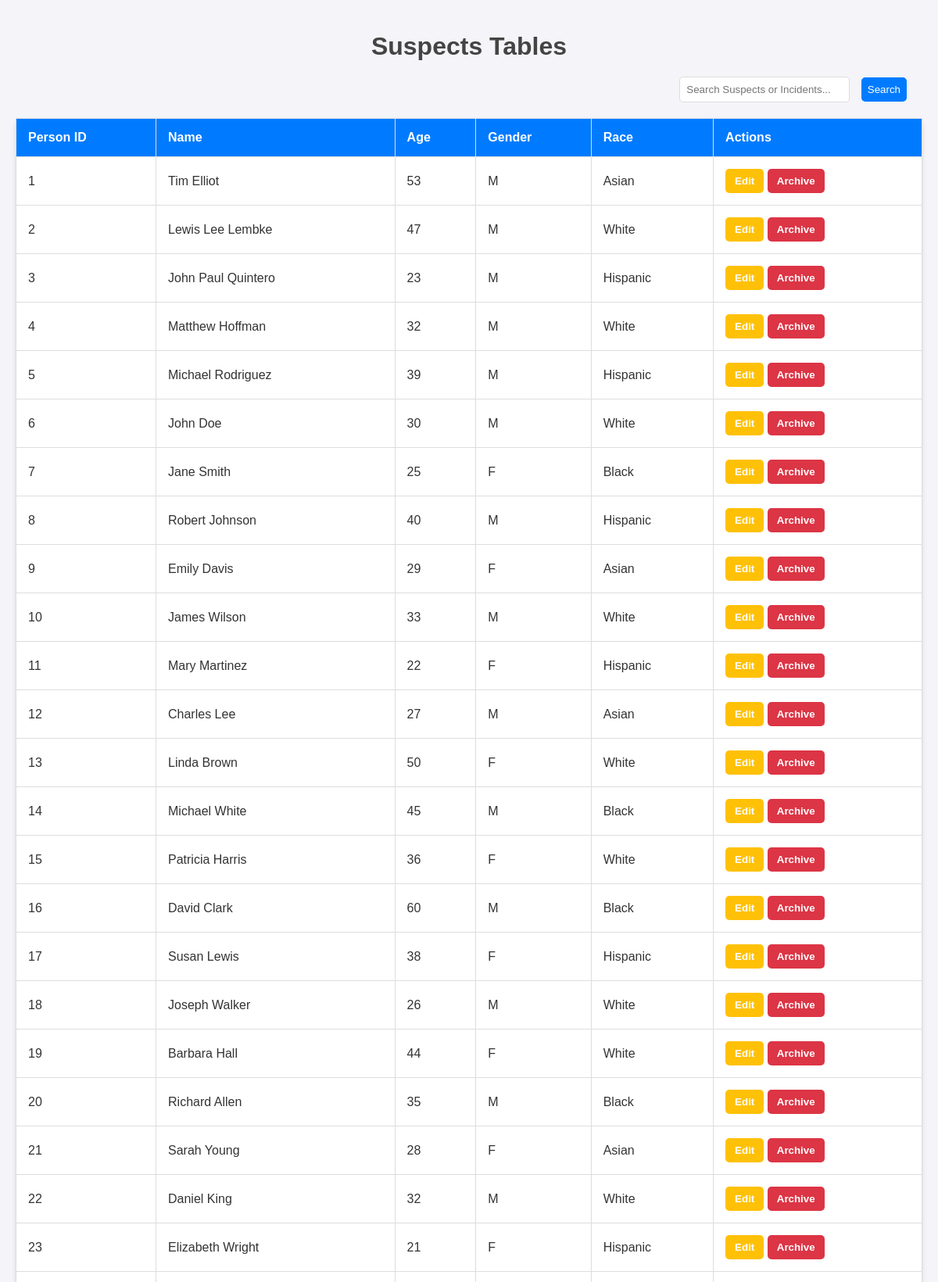
Screenshot of /suspects.php (upper part) with the database file from the repository.
### tables this page shows
CREATE TABLE `suspect` (
  `person_id` int(11) NOT NULL,
  `name` varchar(100) DEFAULT NULL,
  `age` int(11) DEFAULT NULL,
  `gender` varchar(1) DEFAULT NULL,
  `race` varchar(50) DEFAULT NULL
);

### suspects.php (the view, shortened to what this page needs)
<?php
$servername = "localhost";
$username = "root";
$password = "";
$dbname = "crimes_db";
$conn = new mysqli($servername, $username, $password, $dbname);
$sql = "SELECT person_id, name, age, gender, race FROM suspect";
$result = $conn->query($sql);
?>
<!DOCTYPE html>
<html lang="en">
<head>
    <link rel="stylesheet" href="style3.css">
</head>
<body>
    <div class="container">
        <h1>Suspects Tables</h1>
<div class="search-bar-container">
    <form method="get" action="">
        <input type="text" name="search" id="search" placeholder="Search Suspects or Incidents..." />
        <button type="submit"><i class="fas fa-search"></i> Search</button>
    </form>
</div>
        <?php if ($result->num_rows > 0): ?>
            <table class="dashboard-table">
                <thead>
                    <tr>
                        <th>Person ID</th>
                        <th>Name</th>
                        <th>Age</th>
                        <th>Gender</th>
                        <th>Race</th>
                        <th>Actions</th>
                    </tr>
                </thead>
                <tbody>
                    <?php while ($row = $result->fetch_assoc()): ?>
                        <tr>
                            <td><?= $row['person_id'] ?></td>
                            <td><?= htmlspecialchars($row['name']) ?></td>
                            <td><?= $row['age'] ?></td>
                            <td><?= $row['gender'] ?></td>
                            <td><?= $row['race'] ?></td>
                            <td>
                                <form action="actions.php" method="post" style="display:inline;">
                                    <button type="submit" class="action-btn edit-btn">Edit</button>
                                </form>
                                <form action="actions.php" method="post" style="display:inline;">
                                    <button type="submit" class="action-btn archive-btn">Archive</button>
                                </form>
                            </td>
                        </tr>
                    <?php endwhile; ?>
                </tbody>
            </table>
        <?php else: ?>
            <p>No data found.</p>
        <?php endif; ?>
    </div>
</body>
</html>

### style3.css (style rules this page uses)
.search-bar-container { display: flex; justify-content: flex-end; margin-right: 20px; margin-top: 10px; }
.search-bar-container input { padding: 8px; border-radius: 5px; border: 1px solid #ddd; width: 200px; margin-right: 10px; }
.search-bar-container button { padding: 8px; background-color: #007bff; color: white; border: none; cursor: pointer; border-radius: 5px; }

### suspects.php (style rules this page uses)
body { font-family: Arial, sans-serif; margin: 0; padding: 0; background-color: #f4f4f9; color: #333; }
.container { max-width: 1200px; margin: 0 auto; padding: 20px; }
h1 { text-align: center; margin-bottom: 20px; color: #444; }
.dashboard-table { width: 100%; border-collapse: collapse; margin: 20px 0; background-color: #fff; box-shadow: 0 4px 6px rgba(0, 0, 0, 0.1); border-radius: 8px; }
.dashboard-table thead { background-color: #007bff; color: #fff; }
.dashboard-table th, .dashboard-table td { padding: 15px; text-align: left; border: 1px solid #ddd; }
.action-btn { padding: 8px 12px; text-decoration: none; border-radius: 5px; font-weight: bold; color: #fff; border: none; cursor: pointer; }
.edit-btn { background-color: #ffc107; }
.archive-btn { background-color: #dc3545; }

### rows the page displays
suspect: person_id "1", name "Tim Elliot", age "53", gender "M", race "Asian"
suspect: person_id "2", name "Lewis Lee Lembke", age "47", gender "M", race "White"
suspect: person_id "3", name "John Paul Quintero", age "23", gender "M", race "Hispanic"
suspect: person_id "4", name "Matthew Hoffman", age "32", gender "M", race "White"
suspect: person_id "5", name "Michael Rodriguez", age "39", gender "M", race "Hispanic"
suspect: person_id "6", name "John Doe", age "30", gender "M", race "White"
suspect: person_id "7", name "Jane Smith", age "25", gender "F", race "Black"
suspect: person_id "8", name "Robert Johnson", age "40", gender "M", race "Hispanic"
suspect: person_id "9", name "Emily Davis", age "29", gender "F", race "Asian"
suspect: person_id "10", name "James Wilson", age "33", gender "M", race "White"
suspect: person_id "11", name "Mary Martinez", age "22", gender "F", race "Hispanic"
suspect: person_id "12", name "Charles Lee", age "27", gender "M", race "Asian"
suspect: person_id "13", name "Linda Brown", age "50", gender "F", race "White"
suspect: person_id "14", name "Michael White", age "45", gender "M", race "Black"
suspect: person_id "15", name "Patricia Harris", age "36", gender "F", race "White"
suspect: person_id "16", name "David Clark", age "60", gender "M", race "Black"
suspect: person_id "17", name "Susan Lewis", age "38", gender "F", race "Hispanic"
suspect: person_id "18", name "Joseph Walker", age "26", gender "M", race "White"
suspect: person_id "19", name "Barbara Hall", age "44", gender "F", race "White"
suspect: person_id "20", name "Richard Allen", age "35", gender "M", race "Black"
suspect: person_id "21", name "Sarah Young", age "28", gender "F", race "Asian"
suspect: person_id "22", name "Daniel King", age "32", gender "M", race "White"
suspect: person_id "23", name "Elizabeth Wright", age "21", gender "F", race "Hispanic"
